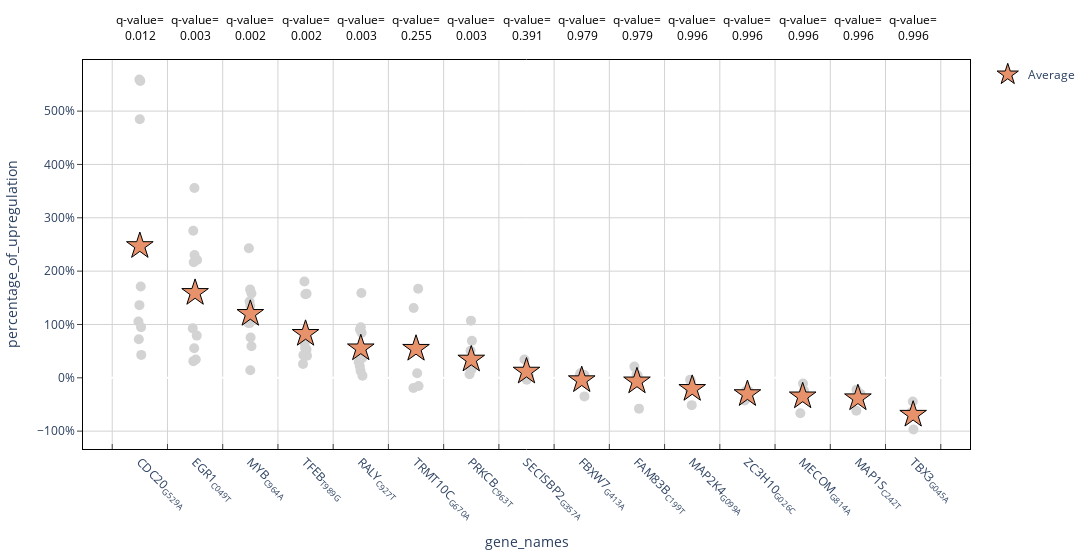

Write notebook code for a chart like this one.
### Code cell
# Plot all candidates.
all_candidates_plot, order = _plot_percentage_upregulation_v2(
    dataframe=replicate_dataframe,
    title_text=None,
    only_positives=False
)
all_candidates_plot.update_layout(
    width=1400
)
all_candidates_plot.show()

### Figure 1 — Plotly figure (JSON) as saved in the notebook; plotly's stock layout.template omitted (floating-point values rounded to 4 significant figures)
{"data": [{"alignmentgroup": "True", "boxpoints": "all", "fillcolor": "rgba(255,255,255,0)", "hoveron": "points", "hovertemplate": "gene_names=%{x}<br>percentage_of_upregulation=%{y}<extra></extra>", "jitter": 0.2, "legendgroup": "", "line": {"color": "rgba(255,255,255,0)"}, "marker": {"color": "lightgrey", "opacity": 1, "size": 10}, "name": "", "offsetgroup": "", "orientation": "v", "pointpos": 0, "showlegend": false, "type": "box", "x": ["EGR1<sub>C049T</sub>", "EGR1<sub>C049T</sub>", "EGR1<sub>C049T</sub>", "EGR1<sub>C049T</sub>", "EGR1<sub>C049T</sub>", "EGR1<sub>C049T</sub>", "EGR1<sub>C049T</sub>", "EGR1<sub>C049T</sub>", "EGR1<sub>C049T</sub>", "EGR1<sub>C049T</sub>", "TRMT10C<sub>G670A</sub>", "TRMT10C<sub>G670A</sub>", "TRMT10C<sub>G670A</sub>", "TRMT10C<sub>G670A</sub>", "TRMT10C<sub>G670A</sub>", "ZC3H10<sub>G026C</sub>", "ZC3H10<sub>G026C</sub>", "ZC3H10<sub>G026C</sub>", "SECISBP2<sub>G357A</sub>", "SECISBP2<sub>G357A</sub>", "SECISBP2<sub>G357A</sub>", "CDC20<sub>G529A</sub>", "CDC20<sub>G529A</sub>", "CDC20<sub>G529A</sub>", "CDC20<sub>G529A</sub>", "CDC20<sub>G529A</sub>", "CDC20<sub>G529A</sub>", "CDC20<sub>G529A</sub>", "CDC20<sub>G529A</sub>", "CDC20<sub>G529A</sub>", "RALY<sub>C927T</sub>", "RALY<sub>C927T</sub>", "RALY<sub>C927T</sub>", "RALY<sub>C927T</sub>", "RALY<sub>C927T</sub>", "RALY<sub>C927T</sub>", "RALY<sub>C927T</sub>", "RALY<sub>C927T</sub>", "RALY<sub>C927T</sub>", "RALY<sub>C927T</sub>", "RALY<sub>C927T</sub>", "RALY<sub>C927T</sub>", "PRKCB<sub>C963T</sub>", "PRKCB<sub>C963T</sub>", "PRKCB<sub>C963T</sub>", "PRKCB<sub>C963T</sub>", "PRKCB<sub>C963T</sub>", "PRKCB<sub>C963T</sub>", "PRKCB<sub>C963T</sub>", "PRKCB<sub>C963T</sub>", "PRKCB<sub>C963T</sub>", "PRKCB<sub>C963T</sub>", "PRKCB<sub>C963T</sub>", "PRKCB<sub>C963T</sub>", "MAP2K4<sub>G099A</sub>", "MAP2K4<sub>G099A</sub>", "MAP2K4<sub>G099A</sub>", "MAP2K4<sub>G099A</sub>", "TBX3<sub>G045A</sub>", "TBX3<sub>G045A</sub>", "TBX3<sub>G045A</sub>", "TBX3<sub>G045A</sub>", "FBXW7<sub>G413A</sub>", "FBXW7<sub>G413A</sub>", "FBXW7<sub>G413A</sub>", "FBXW7<sub>G413A</sub>", "MAP1S<sub>C242T</sub>", "MAP1S<sub>C242T</sub>", "MAP1S<sub>C242T</sub>", "MAP1S<sub>C242T</sub>", "MECOM<sub>G814A</sub>", "MECOM<sub>G814A</sub>", "MECOM<sub>G814A</sub>", "MECOM<sub>G814A</sub>", "FAM83B<sub>C199T</sub>", "FAM83B<sub>C199T</sub>", "FAM83B<sub>C199T</sub>", "FAM83B<sub>C199T</sub>", "TFEB<sub>T989G</sub>", "TFEB<sub>T989G</sub>", "TFEB<sub>T989G</sub>", "TFEB<sub>T989G</sub>", "TFEB<sub>T989G</sub>", "TFEB<sub>T989G</sub>", "TFEB<sub>T989G</sub>", "TFEB<sub>T989G</sub>", "TFEB<sub>T989G</sub>", "TFEB<sub>T989G</sub>", "TFEB<sub>T989G</sub>", "MYB<sub>C964A</sub>", "MYB<sub>C964A</sub>", "MYB<sub>C964A</sub>", "MYB<sub>C964A</sub>", "MYB<sub>C964A</sub>", "MYB<sub>C964A</sub>", "MYB<sub>C964A</sub>", "MYB<sub>C964A</sub>", "MYB<sub>C964A</sub>", "MYB<sub>C964A</sub>"], "x0": " ", "xaxis": "x", "y": [55.33, 31.22, 92.73, 34.33, 355.8, 220.7, 230.2, 79.13, 275.7, 216.5, 130.8, 166.9, 8.608, -15.23, -18.99, -24.38, -42.58, -24.52, 34.31, -3.436, 4.172, 94.85, 72.22, 136.2, 559.4, 484.7, 556.5, 105.6, 171.3, 42.93, 94.62, 159.2, 37.44, 29.6, 90.37, 84.4, 13.04, 3.724, 53.68, 21.85, 42.33, 33.19, 50.77, 69.62, 107.2, 18.01, 16.48, 6.749, 14.56, 24.36, 26.03, 28.52, 22.87, 25.99, -51.22, -23.03, -3.664, -5.242, -97.01, -70.3, -44.39, -65.06, 8.586, -34.87, 3.558, 5.04, -61.84, -38.72, -22.48, -30.29, -37.97, -23.84, -10.89, -66.38, -57.81, 21.02, 3.753, 6.162, 42.47, 54.05, 55.93, 25.95, 73.24, 156.6, 180.7, 157.8, 41.49, 65.12, 53.12, 14.31, 75.58, 59.2, 102.8, 143.1, 165.4, 243.0, 134.7, 102.6, 158.3], "y0": " ", "yaxis": "y"}, {"marker": {"color": "#e8926c", "line": {"color": "black", "width": 1}, "size": 20, "symbol": 17}, "mode": "markers", "name": "Average", "showlegend": true, "type": "scatter", "x": ["EGR1<sub>C049T</sub>"], "y": [159.2]}, {"marker": {"color": "#e8926c", "line": {"color": "black", "width": 1}, "size": 20, "symbol": 17}, "mode": "markers", "name": "Average", "showlegend": false, "type": "scatter", "x": ["TRMT10C<sub>G670A</sub>"], "y": [54.42]}, {"marker": {"color": "#e8926c", "line": {"color": "black", "width": 1}, "size": 20, "symbol": 17}, "mode": "markers", "name": "Average", "showlegend": false, "type": "scatter", "x": ["ZC3H10<sub>G026C</sub>"], "y": [-30.49]}, {"marker": {"color": "#e8926c", "line": {"color": "black", "width": 1}, "size": 20, "symbol": 17}, "mode": "markers", "name": "Average", "showlegend": false, "type": "scatter", "x": ["SECISBP2<sub>G357A</sub>"], "y": [11.68]}, {"marker": {"color": "#e8926c", "line": {"color": "black", "width": 1}, "size": 20, "symbol": 17}, "mode": "markers", "name": "Average", "showlegend": false, "type": "scatter", "x": ["CDC20<sub>G529A</sub>"], "y": [247.1]}, {"marker": {"color": "#e8926c", "line": {"color": "black", "width": 1}, "size": 20, "symbol": 17}, "mode": "markers", "name": "Average", "showlegend": false, "type": "scatter", "x": ["RALY<sub>C927T</sub>"], "y": [55.28]}, {"marker": {"color": "#e8926c", "line": {"color": "black", "width": 1}, "size": 20, "symbol": 17}, "mode": "markers", "name": "Average", "showlegend": false, "type": "scatter", "x": ["PRKCB<sub>C963T</sub>"], "y": [34.26]}, {"marker": {"color": "#e8926c", "line": {"color": "black", "width": 1}, "size": 20, "symbol": 17}, "mode": "markers", "name": "Average", "showlegend": false, "type": "scatter", "x": ["MAP2K4<sub>G099A</sub>"], "y": [-20.79]}, {"marker": {"color": "#e8926c", "line": {"color": "black", "width": 1}, "size": 20, "symbol": 17}, "mode": "markers", "name": "Average", "showlegend": false, "type": "scatter", "x": ["TBX3<sub>G045A</sub>"], "y": [-69.19]}, {"marker": {"color": "#e8926c", "line": {"color": "black", "width": 1}, "size": 20, "symbol": 17}, "mode": "markers", "name": "Average", "showlegend": false, "type": "scatter", "x": ["FBXW7<sub>G413A</sub>"], "y": [-4.421]}, {"marker": {"color": "#e8926c", "line": {"color": "black", "width": 1}, "size": 20, "symbol": 17}, "mode": "markers", "name": "Average", "showlegend": false, "type": "scatter", "x": ["MAP1S<sub>C242T</sub>"], "y": [-38.33]}, {"marker": {"color": "#e8926c", "line": {"color": "black", "width": 1}, "size": 20, "symbol": 17}, "mode": "markers", "name": "Average", "showlegend": false, "type": "scatter", "x": ["MECOM<sub>G814A</sub>"], "y": [-34.77]}, {"marker": {"color": "#e8926c", "line": {"color": "black", "width": 1}, "size": 20, "symbol": 17}, "mode": "markers", "name": "Average", "showlegend": false, "type": "scatter", "x": ["FAM83B<sub>C199T</sub>"], "y": [-6.718]}, {"marker": {"color": "#e8926c", "line": {"color": "black", "width": 1}, "size": 20, "symbol": 17}, "mode": "markers", "name": "Average", "showlegend": false, "type": "scatter", "x": ["TFEB<sub>T989G</sub>"], "y": [82.4]}, {"marker": {"color": "#e8926c", "line": {"color": "black", "width": 1}, "size": 20, "symbol": 17}, "mode": "markers", "name": "Average", "showlegend": false, "type": "scatter", "x": ["MYB<sub>C964A</sub>"], "y": [119.9]}], "layout": {"annotations": [{"font": {"color": "black", "size": 12}, "showarrow": false, "text": "q-value=<br>0.012", "textangle": 0, "x": 0, "xref": "x", "y": 1.13, "yref": "paper"}, {"font": {"color": "black", "size": 12}, "showarrow": false, "text": "q-value=<br>0.003", "textangle": 0, "x": 1, "xref": "x", "y": 1.13, "yref": "paper"}, {"font": {"color": "black", "size": 12}, "showarrow": false, "text": "q-value=<br>0.002", "textangle": 0, "x": 2, "xref": "x", "y": 1.13, "yref": "paper"}, {"font": {"color": "black", "size": 12}, "showarrow": false, "text": "q-value=<br>0.002", "textangle": 0, "x": 3, "xref": "x", "y": 1.13, "yref": "paper"}, {"font": {"color": "black", "size": 12}, "showarrow": false, "text": "q-value=<br>0.003", "textangle": 0, "x": 4, "xref": "x", "y": 1.13, "yref": "paper"}, {"font": {"color": "black", "size": 12}, "showarrow": false, "text": "q-value=<br>0.255", "textangle": 0, "x": 5, "xref": "x", "y": 1.13, "yref": "paper"}, {"font": {"color": "black", "size": 12}, "showarrow": false, "text": "q-value=<br>0.003", "textangle": 0, "x": 6, "xref": "x", "y": 1.13, "yref": "paper"}, {"font": {"color": "black", "size": 12}, "showarrow": false, "text": "q-value=<br>0.391", "textangle": 0, "x": 7, "xref": "x", "y": 1.13, "yref": "paper"}, {"font": {"color": "black", "size": 12}, "showarrow": false, "text": "q-value=<br>0.979", "textangle": 0, "x": 8, "xref": "x", "y": 1.13, "yref": "paper"}, {"font": {"color": "black", "size": 12}, "showarrow": false, "text": "q-value=<br>0.979", "textangle": 0, "x": 9, "xref": "x", "y": 1.13, "yref": "paper"}, {"font": {"color": "black", "size": 12}, "showarrow": false, "text": "q-value=<br>0.996", "textangle": 0, "x": 10, "xref": "x", "y": 1.13, "yref": "paper"}, {"font": {"color": "black", "size": 12}, "showarrow": false, "text": "q-value=<br>0.996", "textangle": 0, "x": 11, "xref": "x", "y": 1.13, "yref": "paper"}, {"font": {"color": "black", "size": 12}, "showarrow": false, "text": "q-value=<br>0.996", "textangle": 0, "x": 12, "xref": "x", "y": 1.13, "yref": "paper"}, {"font": {"color": "black", "size": 12}, "showarrow": false, "text": "q-value=<br>0.996", "textangle": 0, "x": 13, "xref": "x", "y": 1.13, "yref": "paper"}, {"font": {"color": "black", "size": 12}, "showarrow": false, "text": "q-value=<br>0.996", "textangle": 0, "x": 14, "xref": "x", "y": 1.13, "yref": "paper"}], "boxmode": "group", "legend": {"tracegroupgap": 0}, "margin": {"t": 60}, "plot_bgcolor": "white", "width": 1400, "xaxis": {"anchor": "y", "categoryarray": ["CDC20<sub>G529A</sub>", "EGR1<sub>C049T</sub>", "MYB<sub>C964A</sub>", "TFEB<sub>T989G</sub>", "RALY<sub>C927T</sub>", "TRMT10C<sub>G670A</sub>", "PRKCB<sub>C963T</sub>", "SECISBP2<sub>G357A</sub>", "FBXW7<sub>G413A</sub>", "FAM83B<sub>C199T</sub>", "MAP2K4<sub>G099A</sub>", "ZC3H10<sub>G026C</sub>", "MECOM<sub>G814A</sub>", "MAP1S<sub>C242T</sub>", "TBX3<sub>G045A</sub>"], "categoryorder": "array", "domain": [0, 1], "gridcolor": "lightgrey", "linecolor": "black", "linewidth": 1, "mirror": true, "showgrid": true, "showline": true, "tickangle": 45, "ticks": "inside", "tickson": "boundaries", "title": {"text": "gene_names"}}, "yaxis": {"anchor": "x", "domain": [0, 1], "gridcolor": "lightgrey", "linecolor": "black", "linewidth": 1, "mirror": true, "showline": true, "ticks": "outside", "ticksuffix": "%", "title": {"text": "percentage_of_upregulation"}}}}
